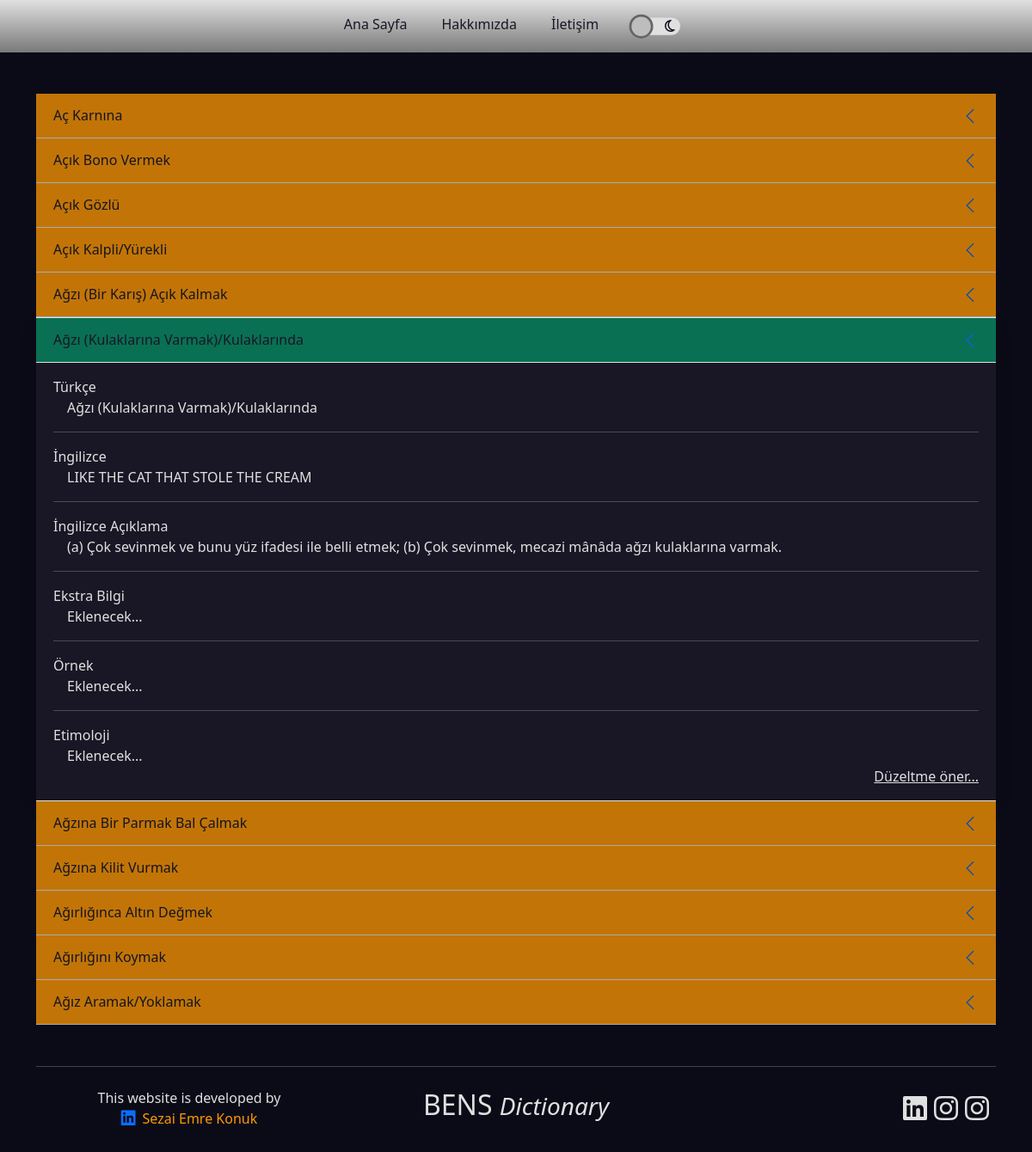
The app's page /search/agz-kulaklarna-varmakkulaklarnda with its own data.
### dictionary/models.py (models this page shows, shortened)
class Structure(models.Model):
    structureType = models.ForeignKey(typeOf, on_delete=models.CASCADE, null=True)
    turkish = models.CharField(max_length=200)
    english = models.CharField(max_length=200)
    description = models.TextField()
    extraInformation = models.CharField(max_length=200, blank=True, null=True)
    example = models.TextField(blank=True, null=True)
    etymology = models.TextField(blank=True, null=True)
    original = models.ForeignKey(comesFrom, null=True, blank=True, on_delete=models.CASCADE)
    last_searched = models.DateTimeField(auto_now=False, blank=True, null=True)
    search_count = models.IntegerField(default=0)
    slug = models.SlugField(max_length=200, unique=True, null=True, blank=True)

### dictionary/views.py (the view)
# urls.py: path('search/<slug:slug>', views.slugSearch, name='slugSearch'),
def slugSearch(request, slug):
    searchResult = Structure.objects.get(slug=slug)
    resultId = searchResult.id
    print(resultId)
    searchType = searchResult.structureType
    lowerList = []
    upperList = []
    if searchType == 'Tüm Türler':
        for i in range(resultId + 1, resultId + 6):
            try:
                lowerList.append(Structure.objects.get(id=i))
            except:
                break
        if resultId - 5 <= 0:
            for i in range(1, resultId):
                try:
                    upperList.append(Structure.objects.get(id=i))
                except:
                    break
        else:
            for i in range(resultId - 5, resultId):
                try:
                    upperList.append(Structure.objects.get(id=i))
                except:
                    break
    else:
        filteredQueries = Structure.objects.filter(
            structureType=typeOf.objects.get(type=searchType)).order_by(
            'turkish')
        indexOfStructure = list(filteredQueries).index(searchResult)
        print(indexOfStructure)
        upperList = filteredQueries[max(0, indexOfStructure - 5):indexOfStructure]
        lowerList = filteredQueries[indexOfStructure + 1:indexOfStructure + 6]
    return render(request, 'dictionary/search.html',
                  {'searchResult': searchResult,
                   'lowerList': lowerList, 'upperList': upperList, 'noResult': False})

### dictionary/models.py (called while the page is built)
    def __str__(self):
        return self.type

### dictionary/templates/dictionary/search.html (shortened to what this page needs)
{% extends 'base.html' %}
{% load static %}
{% block content %}
<div class="container mt-5">
    <div class="accordion accordion-flush" id="accordionExample">
        {% for topStructure in upperList %}
            <a href="{% url 'slugSearch' topStructure.slug %}" class="accordion-item no-underline">
                <h2 class="accordion-header no-underline" style="opacity: 0.75;" id="">
                    <div class="accordion-button" type="button" data-bs-toggle="collapse" data-bs-target="" aria-expanded="true" aria-controls="collapseOne">
                        {{ topStructure.turkish }}
                    </div>
                </h2>
            </a>
        {% endfor %}
        {% include 'dictionary/partials/_structure.html' with searchResult=searchResult %}
        {% for downStructure in lowerList %}
        <a href="{% url 'slugSearch' downStructure.slug %}" class="accordion-item no-underline">
            <h2 class="accordion-header no-underline" style="opacity: 0.75;" id="">
                <div class="accordion-button" type="button" data-bs-toggle="collapse" data-bs-target="" aria-expanded="true" aria-controls="collapseOne">
                    {{ downStructure.turkish }}
                </div>
            </h2>
        </a>
        {% endfor %}
    </div>
</div>
{% endblock content %}

### dictionary/templates/dictionary/partials/_structure.html (shortened to what this page needs)
{% if not noResult %}
<div class="accordion-item shadow my-0">
    <h2 class="accordion-header" id="headingOne">
      <button class="accordion-button theme-bg-green" type="button" data-bs-toggle="collapse" data-bs-target="#collapseOne" aria-expanded="false" aria-controls="collapseOne" data-bs-parent="#accordionExample">
        {{ searchResult.turkish }}
      </button>
    </h2>
    <div id="collapseOne" class="accordion-collapse collapse show" aria-labelledby="headingOne" data-bs-parent="#accordionExample">
      <div class="accordion-body theme-bg-color theme-text">
        <span class="theme-text">Türkçe</span><br>
        <span class="p-3">{{ searchResult.turkish }}</span>
        <hr class="text-center">
        <span class="theme-text">İngilizce</span><br>
        <span class="p-3">{{ searchResult.english }}</span>
        <hr class="text-center">
        <span class="theme-text">İngilizce Açıklama</span><br>
        <span class="p-3">{{ searchResult.description }}</span>
        <hr class="text-center">
        <span class="theme-text">Ekstra Bilgi</span><br>
        <span class="p-3">{{ searchResult.extraInformation }}</span>
        <hr class="text-center">
        <span class="theme-text">Örnek</span><br>
        <span class="p-3">{{ searchResult.example }}</span>
        <hr class="text-center">
        <span class="theme-text">Etimoloji</span><br>
        <span class="p-3">{{ searchResult.etymology }}</span>
        <a type="button" class="theme-text d-block text-end" data-bs-toggle="modal" data-bs-target="#staticBackdrop">
          Düzeltme öner...
      </a>
      </div>
    </div>
  </div>
{% else %}
  <div class="container">
    <div class="display-2 text-center p-5">
      Sonuç Bulunamadı
    </div>
  </div>
{% endif %}

### static/css/custom.css (style rules this page uses)
:root { --theme-orange-low-opacity: rgba(255, 153, 0,0.8); --theme-orange: #FF9900; --theme-orange-dark: rgba(196,116,0,1); --theme-orange-dark-low-opacity: rgba(196,116,0,0.8); }
body[data-theme="dark"] { background-color: var(--theme-white); --theme-white: #0b0b18; --theme-full-white: #191725; --theme-black: #e0e0e0; --theme-blue: #6599FF; --theme-gray: #797979; --theme-light-blue:#6599FF; --theme-green: #097054; --theme-green-dark: #00e686; --theme-yellow: #FFDE00; }
.theme-bg-color { background: var(--theme-full-white) !important; background: linear-gradient(0deg, var(--theme-full-white) 0%, var(--theme-full-white) 100%) !important; }
.theme-bg-green { background-color: var(--theme-green) !important; }
.theme-text { color: var(--theme-black) !important; transition: color 0.4s; }
.no-underline { text-decoration: none !important; }
.accordion-button:nth-child(odd) { background: var(--theme-orange); }
.accordion-button:not(.collapsed) { color: var(--theme-full-white) !important; }
.accordion-button:not(.collapsed)::after { transform: rotate(90deg) !important; }

### records on screen
Structure: turkish "Aç Karnına"
Structure: turkish "Açık Bono Vermek"
Structure: turkish "Açık Gözlü"
Structure: turkish "Açık Kalpli/Yürekli"
Structure: turkish "Ağzı (Bir Karış) Açık Kalmak"
Structure: turkish "Ağzı (Kulaklarına Varmak)/Kulaklarında", english "LIKE THE CAT THAT STOLE THE CREAM", description "(a) Çok sevinmek ve bunu yüz ifadesi ile belli etmek; (b) Çok sevinmek, mecazi mânâda ağzı kulaklarına varmak.", extraInformation "Eklenecek...", example "Eklenecek...", etymology "Eklenecek..."
Structure: turkish "Ağzına Bir Parmak Bal Çalmak"
Structure: turkish "Ağzına Kilit Vurmak"
Structure: turkish "Ağırlığınca Altın Değmek"
Structure: turkish "Ağırlığını Koymak"
Structure: turkish "Ağız Aramak/Yoklamak"
